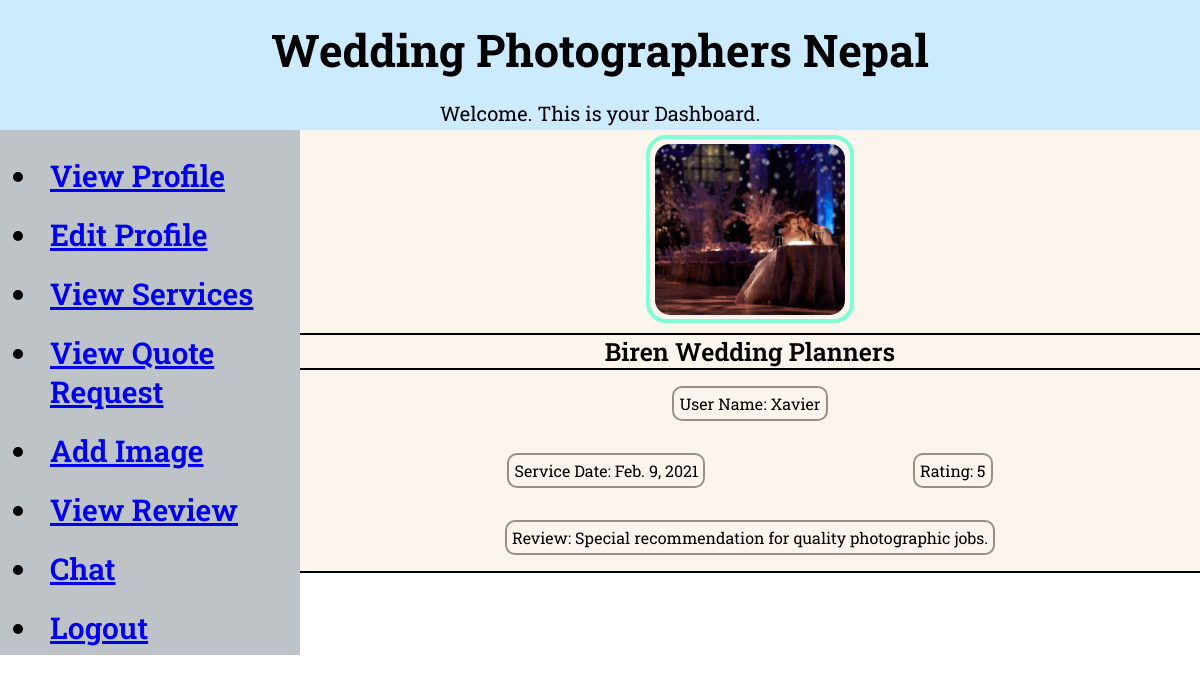
Page /viewreview/ (signed in) on the committed database.
### twpn/models.py (models this page shows, shortened)
class Images(models.Model):
    vendor_id = models.ForeignKey(Vendor, null= True, on_delete=models.SET_NULL)
    image_id = models.AutoField(primary_key=True)
    image_descName = models.CharField(max_length=100)
    image = models.ImageField(upload_to="static/images/")

class Vendor(models.Model):
    vendor_id = models.AutoField(primary_key=True)
    vendor_name = models.CharField(max_length=100)
    vendor_address = models.CharField(max_length=100)
    vendor_district = models.CharField(max_length=15, choices=districts)
    vendor_email = models.EmailField(max_length=250)
    vendor_contact = models.BigIntegerField()
    vendor_desc = models.CharField(max_length=150)
    vendor_user = models.ForeignKey(User, on_delete=CASCADE)

class Review(models.Model):
    review_id = models.AutoField(primary_key=True)
    vendor_name = models.CharField(max_length=100)
    rating = models.IntegerField()
    user_name = models.CharField(max_length=100)
    user_email = models.EmailField(max_length=250)
    user_serviceDate = models.DateField()
    review = models.CharField(max_length=1000)
    def __str__(self):
        return self.user_name + ' to ' + self.vendor_name

### twpn/views.py (the view)
# urls.py: path('viewreview/', views.viewreview, name="viewreview"),
def viewreview(request):
    images = Images.objects.all()
    vendors = Vendor.objects.all()
    reviews = Review.objects.all()
    print(reviews)
    return render(request, 'twpn/viewreview.html', {'reviews': reviews, 'vendors':vendors, 'images': images})

### twpn/templates/twpn/viewreview.html
{% if user.is_authenticated %}
{% include "twpn/dashboardheader.html" %}
<div class="data">
    {% load static %}
    {% for vendor in vendors %}
    {% for image in images %}
    {% if image.vendor_id.vendor_user.id == user.id %}
    {% if vendor.vendor_user.id == user.id %}
    <center>
        <div class="dashboard-image">
            <img src="/media/{{image.image}}" alt="{{image.image_descName}}">
        </div>
        <div class="dashboard-name">
            <p>{{vendor.vendor_name}}</p>
        </div>
        {% for review in reviews %}
        {% if review.vendor_name == vendor.vendor_name %}
        <div class="review-card">
            <div class="review-info1">
                <p>User Name: {{review.user_name}}</p>
            </div>
            <div class="review-info1">
                <p>Service Date: {{review.user_serviceDate}}</p>
                <p>Rating: {{review.rating}}</p>
            </div>
            <div class="review-info1">
                <p>Review: {{review.review}}</p>
            </div>
        </div>
        {% endif %}
        {% endfor %}
    </center>
    {% endif %}
    {% endif %}
    {% endfor %}
    {% endfor %}
</div>
{% else %}
<h1>Please login here.</h1>
<a href="{% url 'login' %}">Login</a><br>
<a href="{% url 'TWPN Home' %}">Home</a>
{% endif %}

### twpn/static/twpn/dashboardstyles.css (style rules this page uses)
body { margin: 0px; border: 0px; }
.dashboard-name { text-align: center; font-size: 25px; font-weight: 600; border-top: 2px solid black; border-bottom: 2px solid black; }
.dashboard-name p { margin: 0px; }
.data .dashboard-image { width: 200px; height: 180px; margin-top: 5px; margin-bottom: 10px; border: aquamarine 4px solid; border-radius: 20px; }
.data .dashboard-image img { padding: 5px; border-radius: 20px; width: 95%; height: 95%; object-fit: cover; }
.data { margin-left: 25%; max-height: 525px; overflow: scroll; background: rgb(252, 245, 237); }
.review-card { border-bottom: solid 2px black; }
.review-info1 { display: flex; justify-content: space-evenly; }
.review-info1 p { display: inline; padding: 5px; border: solid 2px rgb(153, 143, 132); border-radius: 10px; text-align: justify; }

### twpn/static/twpn/styles.css (style rules this page uses)
html, body { height: 100%; font-family: 'Roboto Slab', serif; color: black; margin: 0px; padding: 0px; }

### rows in the picture
Vendor: vendor_name "Biren Wedding Planners"
Images: image (picture)
Review: user_name "Xavier", user_serviceDate "Feb. 9, 2021", rating "5", review "Special recommendation for quality photographic jobs."
